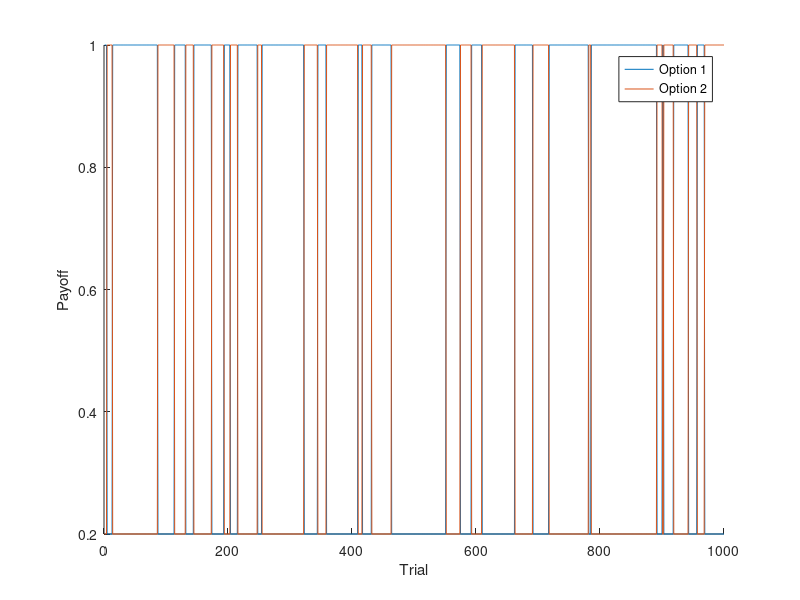

Reproduce this figure in MATLAB. (Note: this script raises an error after producing the figure.)
%% Importing a [1,6] switching reward function

clear p
payoffs = (csvread('payoffs_randstep.csv')'+0.25)*0.8;
payoff_time = size(payoffs,1);

figure
hold on 
plot(payoffs)
xlabel('Trial')
ylabel('Payoff')
legend('Option 1','Option 2')

%% Simu

% Setting the (arbitrary?) location and well parameters
clear p

p.location = [-1,1;1,-1]*pi/2;
p.sigma2 = [1,1]*0.4;
p.depth = payoffs(1,:);

Id = [1,0;0,1];

p.dt = 1e-3;
p.T = 1e2;

p.temp = 0.01;
p.sw = 5;
p.n = 1;

tic
[X,t,history_FNS,spatial_FNS,depth_FNS] = fHMC_MAB_sw(p,payoffs,1.5,1.5,0.5);
% [X2,~,history_FNS2,spatial_FNS2,depth_FNS2] = fHMC_MAB_sw(p,payoffs,2,1.5,0.5);
toc
%%
% plotSwitching(X,t,payoffs,history_FNS,spatial_FNS,depth_FNS);
% plotSwitching(X2,t,payoffs,history_FNS2,spatial_FNS2,depth_FNS2);

plotSwitching(X,t,payoffs,spatial_FNS)
% plotSwitching(X2,t,payoffs,spatial_FNS2)



%% Checking performance against standard algorithms


[history_dUCB, spatial_dUCB] = dUCB(p, payoffs, 0.96, 2);   
[history_swUCB, spatial_swUCB] = swUCB(p, payoffs, 5, 10);
[history_UCB, spatial_UCB] = UCB(p, payoffs, 1);
[history_softmax, spatial_softmax] = softmaxSim(p, payoffs, 1);



% plotChoices(payoffs,history_FNS,history_dUCB,history_FNS2,history_softmax);

plotCumulative(history_FNS,history_dUCB,history_UCB,history_softmax)

%%
figure
subplot(3,1,1)
plot(payoffs)
subplot(3,1,2)
hold on
plot(history_FNS(1,:)-1)
plot(history_FNS(2,:))
subplot(3,1,3)
plot(history_dUCB(2,:))



%% Loopage for error bars and stuff
averages = 8;

history_FNS = zeros(averages,payoff_time);
history_FNS2 = zeros(averages,payoff_time);
history_dUCB = zeros(averages,payoff_time);
history_UCB = zeros(averages,payoff_time);
history_softmax= zeros(averages,payoff_time);

tic
parfor average = 1:averages
    [~,~,history0,~,~] = fHMC_MAB_sw(p,payoffs,1.5,1.5,0.5);
    [~,~,history4,~,~] = fHMC_MAB_sw(p,payoffs,2,1.5,0.5);
    
    [history1, ~] = dUCB(p,payoffs,0.96,0.3);
    [history2, ~] = UCB(p,payoffs,1);
    [history3, ~] = softmaxSim(p,payoffs,1);
    
    history_FNS(average,:) = history0(2,:);
    history_FNS2(average,:) = history4(2,:);
    
    history_dUCB(average,:) = history1(2,:);
    history_UCB(average,:) = history2(2,:);
    history_softmax(average,:) = history3(2,:);
end
toc

%%
plotCumulativeAvg(history_FNS,history_FNS2,history_dUCB,history_softmax)

%% Functions


function [history, spatial_history] = dUCB(p,payoffs,discount,balance)
    numWells = length(p.sigma2);
    MAB_time = size(payoffs,1);
    Id = [1,0;0,1];

    % Initialising history arrays
    history = zeros(2,MAB_time);    % Row 1 = choice, row 2 = reward
    discounted_history = zeros(1,MAB_time);
    spatial_history = zeros(2,MAB_time);

    for option = 1:numWells % Sample each option once
        sampled_point = mvnrnd(p.location(option,:),p.sigma2(option)*Id,1);
        sampled_reward = generateReward(sampled_point,p,payoffs(1,:));

        history(1,option) = option;
        history(2,option) = sampled_reward;
        discounted_history(option) = sampled_reward;
    end

    EV = zeros(1,numWells);     % Initialising EV + IB of each option.
    IB = zeros(1,numWells);
    times_sampled = zeros(1,numWells);

    for trial = numWells+1 : MAB_time
        % ==== Calculate the perceived value of each option ====
        for option = 1:numWells         
            option_trials = (history(1,1:trial) == option);  % Logical of each option
%             times_sampled = sum(option_trials); % Times sampled of each option
            % Compute discounted expected value and information bonus
            EV(option) = mean(option_trials.* discounted_history(1:trial));
            IB(option) = sqrt(2*log(sum(times_sampled)) ./ times_sampled(option));
        end
        
        % ==== Select the best option and sample from its distribution ====
        [~,chosen_option] = max(EV + balance*IB);
        sampled_point = mvnrnd(p.location(chosen_option,:), ...
                                p.sigma2(chosen_option)*Id,1);
        sampled_reward = generateReward(sampled_point,p,payoffs(trial,:));

        % ==== Update history and discounted history ====
        % For discounted: only for the chosen reward, so generate mask.
        history(:,trial) = [chosen_option ; sampled_reward];
        discounted_history(trial) = sampled_reward;
        selected_history = (history(1,1:trial)==chosen_option);
        discounted_history(selected_history) = discounted_history(selected_history)*discount;

        times_sampled(chosen_option) = times_sampled(chosen_option)*discount + 1;
        spatial_history(:,trial) = sampled_point';
    end
    
end

function [history,spatial_history] = swUCB(p,payoffs,sw,balance)
    numWells = length(p.sigma2);
    MAB_time = size(payoffs,1);
    Id = [1,0;0,1];

    % Initialising history arrays
    history = zeros(2,MAB_time);    % Row 1 = choice, row 2 = reward
    spatial_history = zeros(2,MAB_time);

    for option = 1:numWells % Sample each option once
        sampled_point = mvnrnd(p.location(option,:),p.sigma2(option)*Id,1);
        sampled_reward = generateReward(sampled_point,p,payoffs(1,:));

        history(1,option) = option;
        history(2,option) = sampled_reward;
    end

    EV = zeros(1,numWells);     % Initialising EV + IB of each option.
    times_sampled = ones(1,numWells);

    for trial = numWells+1 : MAB_time
        % ==== Calculate the perceived value of each option ====
        for option = 1:numWells         
            rewards_option = history(2,1:trial) .* (history(1,1:trial) == option);
            rewards_sw = rewards_option(rewards_option~=0);
            % Compute discounted expected value and information bonus
            EV(option) = mean(rewards_sw(max(1,end-sw):end));
        end
        IB = sqrt(2*log(trial) ./ times_sampled);
                    
        % ==== Select the best option and sample from its distribution ====
        [~,chosen_option] = max(EV + balance*IB);
        sampled_point = mvnrnd(p.location(chosen_option,:), ...
                                p.sigma2(chosen_option)*Id,1);
        sampled_reward = generateReward(sampled_point,p,payoffs(trial,:));
        times_sampled(chosen_option) = times_sampled(chosen_option) + 1;
        % ==== Update history ====
        history(:,trial) = [chosen_option ; sampled_reward];
        spatial_history(:,trial) = sampled_point';
    end
end

function [history,spatial_history] = UCB(p,payoffs,balance)
    numWells = length(p.sigma2);
    MAB_time = size(payoffs,1);
    Id = [1,0;0,1];

    % Initialising history arrays
    history = zeros(2,MAB_time);    % Row 1 = choice, row 2 = reward
    spatial_history = zeros(2,MAB_time);

    for option = 1:numWells % Sample each option once
        sampled_point = mvnrnd(p.location(option,:),p.sigma2(option)*Id,1);
        sampled_reward = generateReward(sampled_point,p,payoffs(1,:));

        history(1,option) = option;
        history(2,option) = sampled_reward;
    end

    EV = zeros(1,numWells);     % Initialising EV + IB of each option.
    IB = zeros(1,numWells);

    for trial = numWells+1 : MAB_time
        % ==== Calculate the perceived value of each option ====
        for option = 1:numWells         
            option_trials = (history(1,1:trial) == option);  % Logical of each option
            times_sampled = sum(option_trials); % Times sampled of each option
            % Compute discounted expected value and information bonus
            EV(option) = mean(option_trials.* history(2,1:trial));
            IB(option) = sqrt(2*log(trial) ./ times_sampled);
        end
        
        % ==== Select the best option and sample from its distribution ====
        [~,chosen_option] = max(EV + balance*IB);
        sampled_point = mvnrnd(p.location(chosen_option,:), ...
                                p.sigma2(chosen_option)*Id,1);
        sampled_reward = generateReward(sampled_point,p,payoffs(trial,:));

        % ==== Update history ====
        history(:,trial) = [chosen_option ; sampled_reward];
        spatial_history(:,trial) = sampled_point';
    end
end

function [history,spatial_history] = softmaxSim(p,payoffs,temp)
    numWells = length(p.sigma2);
    MAB_time = size(payoffs,1);
    Id = [1,0;0,1];

    % Initialising history arrays
    history = zeros(2,MAB_time);    % Row 1 = choice, row 2 = reward
    spatial_history = zeros(2,MAB_time);

    for option = 1:numWells % Sample each option once
        sampled_point = mvnrnd(p.location(option,:),p.sigma2(option)*Id,1);
        sampled_reward = generateReward(sampled_point,p,payoffs(1,:));

        history(1,option) = option;
        history(2,option) = sampled_reward;
    end

    EV = zeros(1,numWells);     % Initialising EV + IB of each option.

    for trial = numWells+1 : MAB_time
        % ==== Calculate the perceived value of each option ====
        for option = 1:numWells         
            option_trials = (history(1,1:trial) == option);  % Logical of each option
            % Compute discounted expected value and information bonus
            EV(option) = mean(option_trials.* history(2,1:trial));
        end
        
        weights = softmax1(EV,temp);
        chosen_option = datasample(1:numWells,1,'Weights',weights);
        
        sampled_point = mvnrnd(p.location(chosen_option,:), ...
                                p.sigma2(chosen_option)*Id,1);
        sampled_reward = generateReward(sampled_point,p,payoffs(trial,:));

        % ==== Update history ====
        history(:,trial) = [chosen_option ; sampled_reward];
        spatial_history(:,trial) = sampled_point';
    end
   
end

function reward = generateReward(coords,p,payoff)
    % Find payoff for each coordinate given the Gaussian parameters
    % Should change to be an independent well vs the entire plane.
    reward = 0;
    for i = 1:length(p.sigma2)
        peak = mvnpdf(p.location(i,:), p.location(i,:),sqrt(p.sigma2(i))*[1,0;0,1]);
        reward = reward + payoff(i)*mvnpdf(coords, ...
                p.location(i,:),sqrt(p.sigma2(i))*[1,0;0,1])/peak;
    end
end

function weights = softmax1(vec,temp)
    % Softmax function
    weights = exp(vec/temp)/sum(exp(vec/temp));
end

function points = setPoints(n,start)
    % Generate a regular set of wells on a circle around centre. 
    % Arrange on a unit circle by default, adjust spacing externally.
    
    w = 2*pi/n;                 % Angular distance between points
    points = zeros(n,2);        % Initialised location array
    
    for i = 0:n-1
        points(i+1,1) = cos(start - w*i);
        points(i+1,2) = sin(start - w*i);
    end
end

%% Plotting functions

function plotSwitching(X,t,payoffs,spatial_FNS)
    payoff_time = size(payoffs,1); 

    figure
    subplot(2,1,1)
    hold on
    plot(payoffs,'LineWidth',1')
    legend('Option 1','Option 2')
    xlabel('Trial')
    ylabel('Payoff')
    ylim([0,6])
    title('Payoffs over time')
    set(gca,'fontsize', 14)
    
    
    subplot(2,1,2)
    hold on
%     plot(t,X(1,:),'LineWidth',1)
    plot(linspace(t(1),t(end),payoff_time), spatial_FNS(1,:),'LineWidth',1)
    plot(linspace(t(1),t(end),payoff_time),pi/2*(payoffs(:,2)-3)/2,'LineWidth',2)

    legend('Sampled points','Ideal sampling')
    xlabel('Time')
    ylabel('x coordinate')
    title('FNS sampler for switching payoff')
    set(gca,'fontsize', 14)
end

% function plotSwitching(X,t,payoffs,history_FNS,spatial_FNS,depth_FNS)
%     payoff_time = size(payoffs,1); 
% 
%     figure
%     subplot(3,1,1)
%     hold on
%     plot(payoffs)
%     legend('Option 1', 'Option 2')
%     % plot(history_dUCB(2,:))
% 
%     subplot(3,1,2)
%     hold on
%     plot(t,X(1,:))
%     plot(linspace(t(1),t(end),payoff_time), spatial_FNS(1,:))
%     plot(linspace(t(1),t(end),payoff_time), history_FNS(1,:)*2-3,'LineWidth',1)
%     legend('Walker points','Sampled points','Selected Option')
% 
%     subplot(3,1,3)
%     plot(depth_FNS')
% end

function plotChoices(payoffs,history_FNS,history_dUCB,history_UCB,history_softmax)
    figure
    subplot(5,1,1)
    plot(payoffs)
    legend('Option 1', 'Option 2', 'Option 3')
    
    subplot(5,1,2)
    plot(history_FNS(1,:),'DisplayName','FNS')
    legend
    
    subplot(5,1,3)
    plot(history_dUCB(1,:),'DisplayName','dUCB')
    legend
    
    subplot(5,1,4)
    plot(history_UCB(1,:),'DisplayName','UCB')
    legend
    
    subplot(5,1,5)
    plot(history_softmax(1,:),'DisplayName','softmax')
    legend
    
end

function plotCumulative(history_FNS,history_dUCB,history_UCB,history_softmax)
    figure
    hold on
    plot(cumsum(history_FNS(2,:)), 'DisplayName', 'FNS performance')
    plot(cumsum(history_dUCB(2,:)), 'DisplayName', 'dUCB performance')
    % plot(cumsum(history_swUCB(2,:)), 'DisplayName', 'swUCB performance')
    plot(cumsum(history_UCB(2,:)), 'DisplayName', 'UCB performance')
    plot(cumsum(history_softmax(2,:)), 'DisplayName', 'softmax performance')
    legend('Location','NorthWest')
    xlabel('Trial')
    ylabel('Cumulative reward')
end

function plotCumulativeAvg(reward1,reward2,reward3,reward4)
    figure
    hold on

    y1 = mean(cumsum(reward1,2),1)';
    dy1 = std(cumsum(reward1,2),1)';
    
    y2 = mean(cumsum(reward2,2),1)';
    dy2 = std(cumsum(reward2,2),1)';
    
    y3 = mean(cumsum(reward3,2),1)';
    dy3 = std(cumsum(reward3,2),1)';
    
    y4 = mean(cumsum(reward4,2),1)';
    dy4 = std(cumsum(reward4,2),1)';
    
    x = (1:size(reward1,2))';
    
    plot(x,y1,'DisplayName','FNS performance','LineWidth',1.5)
    plot(x,y2,'-.','DisplayName','FNS w/ Gaussian performance','LineWidth',1)
    plot(x,y3,':','DisplayName','dUCB performance','LineWidth',1)
    plot(x,y4,':','DisplayName','Softmax performance','LineWidth',1)
    
    fill([x;flipud(x)],[y1-dy1 ; flipud(y1+dy1)],[0 0.4470 0.7410], ...
        'linestyle', 'none','FaceAlpha',0.4,'HandleVisibility','off')
    
    fill([x;flipud(x)],[y2-dy2 ; flipud(y2+dy2)],[0.8500 0.3250 0.0980], ...
        'linestyle', 'none','FaceAlpha',0.15,'HandleVisibility','off')
    
    fill([x;flipud(x)],[y3-dy3 ; flipud(y3+dy3)],[0.9290 0.6940 0.1250], ...
        'linestyle', 'none','FaceAlpha',0.1,'HandleVisibility','off')
    
    fill([x;flipud(x)],[y4-dy4 ; flipud(y4+dy4)],[0.4940 0.1840 0.5560], ...
        'linestyle', 'none','FaceAlpha',0.05,'HandleVisibility','off')

    legend('Location','NorthWest')
    
    xlabel('Trial')
    ylabel('Cumulative reward')
end